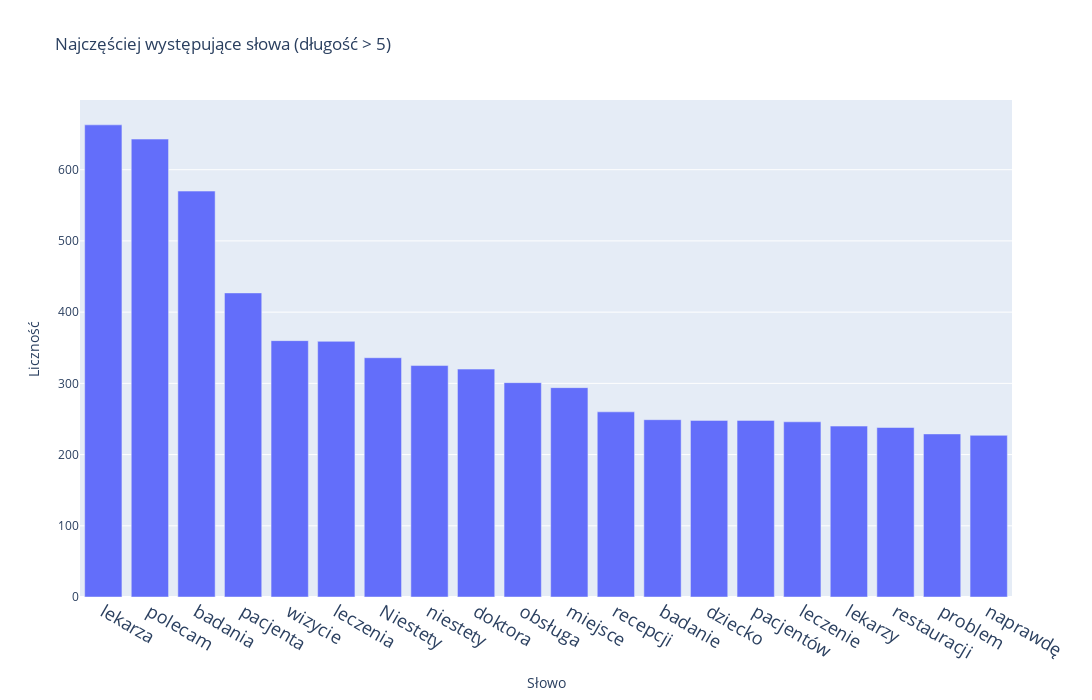

Notebook source saved alongside this figure:
### Code cell
words_over_5 = list(filter(lambda x: len(x) > 6, all_words))
fig = pd.Series(words_over_5).value_counts()[0:20].plot(kind='bar', title='Najczęściej występujące słowa (długość > 5)', labels={'index': 'Słowo', 'value': 'Liczność'})
fig.update_layout(showlegend=False, width=1200, height=700, xaxis_tickfont=dict(size=18))
fig

### Figure 1 — Plotly figure (JSON) as saved in the notebook; plotly's stock layout.template omitted (floating-point values rounded to 4 significant figures)
{"data": [{"alignmentgroup": "True", "hovertemplate": "variable=0<br>Słowo=%{x}<br>Liczność=%{y}<extra></extra>", "legendgroup": "0", "marker": {"color": "#636efa", "pattern": {"shape": ""}}, "name": "0", "offsetgroup": "0", "orientation": "v", "showlegend": true, "textposition": "auto", "type": "bar", "x": ["lekarza", "polecam", "badania", "pacjenta", "wizycie", "leczenia", "Niestety", "niestety", "doktora", "obsługa", "miejsce", "recepcji", "badanie", "dziecko", "pacjentów", "leczenie", "lekarzy", "restauracji", "problem", "naprawdę"], "xaxis": "x", "y": [663, 643, 570, 427, 360, 359, 336, 325, 320, 301, 294, 260, 249, 248, 248, 246, 240, 238, 229, 227], "yaxis": "y"}], "layout": {"barmode": "relative", "height": 700, "legend": {"title": {"text": "variable"}, "tracegroupgap": 0}, "showlegend": false, "title": {"text": "Najczęściej występujące słowa (długość > 5)"}, "width": 1200, "xaxis": {"anchor": "y", "domain": [0, 1], "tickfont": {"size": 18}, "title": {"text": "Słowo"}}, "yaxis": {"anchor": "x", "domain": [0, 1], "title": {"text": "Liczność"}}}}
